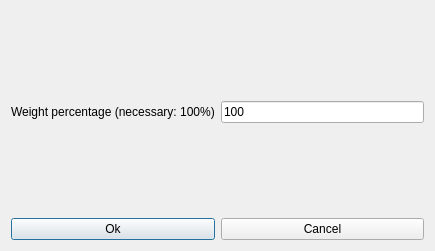
<?xml version="1.0" encoding="UTF-8"?>
<ui version="4.0">
 <class>ModifyConstraintTeachersMaxTwoConsecutiveMorningsForm_template</class>
 <widget class="QDialog" name="ModifyConstraintTeachersMaxTwoConsecutiveMorningsForm_template">
  <property name="geometry">
   <rect>
    <x>0</x>
    <y>0</y>
    <width>435</width>
    <height>251</height>
   </rect>
  </property>
  <property name="windowTitle">
   <string extracomment="This is the title of the dialog to modify a constraint of this type">Modify teachers max two consecutive mornings</string>
  </property>
  <layout class="QVBoxLayout" name="verticalLayout_2">
   <item>
    <spacer name="verticalSpacer">
     <property name="orientation">
      <enum>Qt::Vertical</enum>
     </property>
     <property name="sizeHint" stdset="0">
      <size>
       <width>20</width>
       <height>38</height>
      </size>
     </property>
    </spacer>
   </item>
   <item>
    <layout class="QHBoxLayout" name="horizontalLayout_2">
     <item>
      <widget class="QLabel" name="weightTextLabel">
       <property name="frameShape">
        <enum>QFrame::NoFrame</enum>
       </property>
       <property name="frameShadow">
        <enum>QFrame::Plain</enum>
       </property>
       <property name="text">
        <string>Weight percentage (necessary: 100%)</string>
       </property>
       <property name="wordWrap">
        <bool>false</bool>
       </property>
      </widget>
     </item>
     <item>
      <widget class="QLineEdit" name="weightLineEdit">
       <property name="text">
        <string notr="true">100</string>
       </property>
      </widget>
     </item>
    </layout>
   </item>
   <item>
    <spacer name="verticalSpacer_3">
     <property name="orientation">
      <enum>Qt::Vertical</enum>
     </property>
     <property name="sizeHint" stdset="0">
      <size>
       <width>20</width>
       <height>38</height>
      </size>
     </property>
    </spacer>
   </item>
   <item>
    <layout class="QHBoxLayout" name="horizontalLayout">
     <item>
      <widget class="QPushButton" name="okPushButton">
       <property name="text">
        <string>Ok</string>
       </property>
      </widget>
     </item>
     <item>
      <widget class="QPushButton" name="cancelPushButton">
       <property name="text">
        <string>Cancel</string>
       </property>
      </widget>
     </item>
    </layout>
   </item>
  </layout>
 </widget>
 <layoutdefault spacing="6" margin="11"/>
 <resources/>
 <connections/>
</ui>
